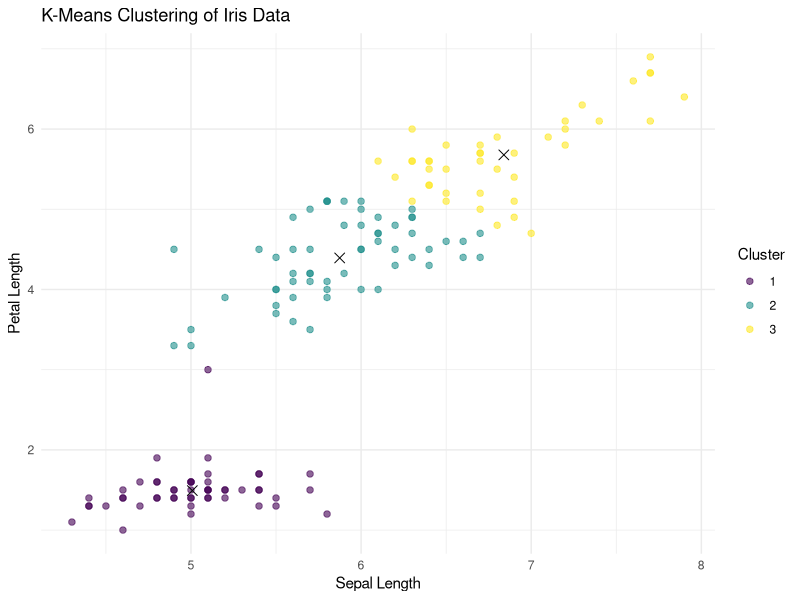

R code for this plot:
# This is a hard-coded refactor of the shiny apps k-means example, mainly to 
# understand the code and as a template should it come in handy

# Load required libraries
library(ggplot2)
library(viridis)

# Select columns 1 and 3 from the iris dataset
selectedData = iris[, c(1, 3)]

# Set the number of clusters
k = 3

# Perform k-means clustering
clusters = kmeans(selectedData, k)

# Create a ggplot object for the initial scatter plot
plot_initial = ggplot(selectedData, aes(x = Sepal.Length, 
                                        y = Petal.Length)) +
  geom_point(aes(color = factor(clusters$cluster)), 
             shape = 20, 
             size = 3, 
             alpha = 0.6) +  # Set alpha value to whatever you prefer
  scale_color_viridis(discrete = TRUE, name = "Cluster") +  # change label as needed
  labs(title = "K-Means Clustering of Iris Data", 
       x = "Sepal Length", 
       y = "Petal Length")

# Add cluster centers to the plot
plot_final = plot_initial +
  geom_point(data = data.frame(Sepal.Length = clusters$centers[, 1], 
                               Petal.Length = clusters$centers[, 2]),
             aes(x = Sepal.Length, 
                 y = Petal.Length), 
             color = "black", shape = 4, size = 3) +
  theme_minimal()

# Display the plot
print(plot_final)
